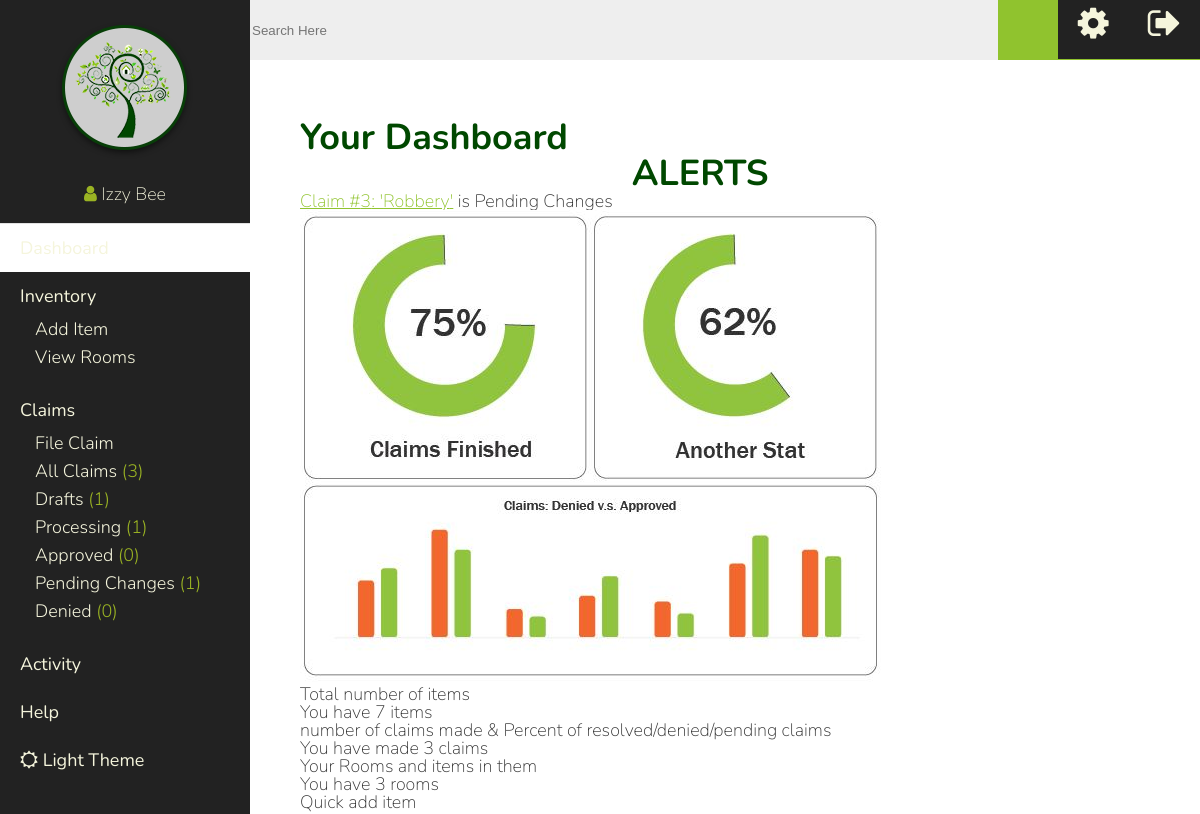
Page /index.php (signed in) on the committed database.
### tables this page shows
CREATE TABLE IF NOT EXISTS `company_details` (
  `id` int(11) NOT NULL,
  `logo` varchar(60) DEFAULT NULL,
  `name` varchar(60) NOT NULL,
  `address` varchar(60) NOT NULL,
  `city` varchar(60) NOT NULL,
  `state` varchar(20) NOT NULL,
  `zip` varchar(10) NOT NULL,
  `phone` varchar(20) NOT NULL,
  `content` varchar(500) NOT NULL
);

CREATE TABLE IF NOT EXISTS `claims` (
  `id` int(11) NOT NULL,
  `status_id` int(7) NOT NULL,
  `datetime` varchar(60) NOT NULL,
  `title` varchar(60) NOT NULL,
  `notes` varchar(999) NOT NULL,
  `claim_type` int(7) NOT NULL,
  `user_id` int(7) NOT NULL,
  `updated` varchar(10) NOT NULL
);

CREATE TABLE IF NOT EXISTS `status_types` (
  `id` int(11) NOT NULL,
  `name` varchar(60) NOT NULL
);

### alerts.php (the view)
<?php
$alerts_query  = "SELECT * FROM claims WHERE user_id={$_SESSION['user_id']} AND status_id != 0 AND status_id != 1 ";
$alertresult = mysqli_query($connection, $alerts_query);
if($alertresult){
    echo "<h1>ALERTS</h1>";
    foreach($alertresult as $show_alert){
        $status_query  = "SELECT * FROM status_types WHERE id={$show_alert['status_id']}";
        $status_result = mysqli_query($connection, $status_query);
        if($status_result){
            $status_array=mysqli_fetch_assoc($status_result);
            $status=$status_array['name'];
        }
         echo "<a href=\"claim_details.php?id=".$show_alert['id']."\">Claim #".$show_alert['id'].": '".$show_alert['title']."'</a> is ".$status."<br/>";
        }
    }
?>

### inc/header.php (shortened to what this page needs)
<!DOCTYPE html>
<html>
    <head>
        <?php if(isset($_SESSION['theme'])){
        if($_SESSION['theme']==1){
                     ?>
                    <link rel="stylesheet" href="css/style.css">
                    <link rel="stylesheet" href="css/dark-theme.css">
            <?php  }else{
                      ?>
                    <link rel="stylesheet" href="css/style.css">
            <?php   }
        }else{ ?>
            <link rel="stylesheet" href="css/style.css">
        <?php } ?>
        <link rel="stylesheet" href="//maxcdn.bootstrapcdn.com/font-awesome/4.3.0/css/font-awesome.min.css">
    </head>
<body>
<div class="wrapper">
<nav>
	<div class= 'logo_user'>
    <?php
        $logo_query="SELECT * FROM company_details";
        $logo_found=mysqli_query($connection, $logo_query);;
        if($logo_found){
            $details=mysqli_fetch_assoc($logo_found);
            $logo=$details['logo'];
        }else{
            $logo="img/under_my_roof_sm.png";
        }
        ?>
    <a href="index.php"><img src="<?php echo $logo; ?>" alt="Greenwell Bank Logo"></a><br>
    <i class="fa fa-user"> </i> <a title="Your Profile" href="profile.php"><?php echo $_SESSION['username']; ?></a>
  </div>
<?php
if($_SESSION['is_employee']==0){
         ?>
        <ul>
         <?php
    if(!isset($current_page) || $current_page=="dashboard"){
                    echo "<li class=\"current_page\"><a href=\"index.php\">Dashboard</a></li>";
                }else{
                   echo " <li><a href=\"index.php\">Dashboard</a></li>";
                }
            ?>
                <?php
                if($current_page=="inventory"){
                    echo "<li class=\"current_page\"><a href='inventory.php'>Inventory</a>";
                    ?>
                     <ul>
                <li><a href="add_item.php">Add Item</a></li>
                <li><a href="rooms.php">View Rooms</a></li>
            </ul> </li>
               <?php
                }else{
                   echo " <li><a href='inventory.php'>Inventory</a> ";
                     ?>
                     <ul>
                <li><a href="add_item.php">Add Item</a></li>
                <li><a href="rooms.php">View Rooms</a></li>
            </ul> </li>
               <?php
                }
            if($current_page=="claims"){ ?>
            <li class="current_page"><a href="claim_history.php">Claims</a>
            <ul>
               <li><a href="file_new_claim.php">File Claim</a></li>
          <?php
            $all_query  = "SELECT COUNT(*) as total FROM claims WHERE user_id={$_SESSION['user_id']}";
            $all_result = mysqli_query($connection, $all_query);
            $data=mysqli_fetch_assoc($all_result);
            $pending_query  = "SELECT COUNT(*) as total FROM claims WHERE user_id={$_SESSION['user_id']} AND status_id=0";
            $pending_result = mysqli_query($connection, $pending_query);
            $pdata=mysqli_fetch_assoc($pending_result);
            $draft_query  = "SELECT COUNT(*) as total FROM claims WHERE user_id={$_SESSION['user_id']} AND status_id=1";
            $draft_result = mysqli_query($connection, $draft_query);
            $drdata=mysqli_fetch_assoc($draft_result);
            $changes_query  = "SELECT COUNT(*) as total FROM claims WHERE user_id={$_SESSION['user_id']} AND status_id=4";
            $changes_result = mysqli_query($connection, $changes_query);
            $cdata=mysqli_fetch_assoc($changes_result);
            $approved_query  = "SELECT COUNT(*) as total FROM claims WHERE user_id={$_SESSION['user_id']} AND status_id=2";
            $approved_result = mysqli_query($connection, $approved_query);
            $adata=mysqli_fetch_assoc($approved_result);
            $denied_query  = "SELECT COUNT(*) as total FROM claims WHERE user_id={$_SESSION['user_id']} AND status_id=3";
            $denied_result = mysqli_query($connection, $denied_query);
            $ddata=mysqli_fetch_assoc($denied_result);
        ?>
           <li><a href="claim_history.php">All Claims</a> (<?php echo $data['total']; ?>)</li>
           <li><a href="claim_history.php?draft">Drafts</a> (<?php echo $drdata['total']; ?>)</li>
           <li><a href="claim_history.php?pending">Processing</a> (<?php echo $pdata['total']; ?>)</li>
           <li><a href="claim_history.php?approved">Approved</a> (<?php echo $adata['total']; ?>)</li>
           <li><a href="claim_history.php?changes">Pending Changes</a> (<?php echo $cdata['total']; ?>)</li>
           <li><a href="claim_history.php?denied">Denied</a> (<?php echo $ddata['total']; ?>)</li>
            </ul></li>
<?php }else{ ?>
               <li><a href="claim_history.php">Claims</a>
            <ul>
              <li><a href="file_new_claim.php">File Claim</a></li>
          <?php
            $all_query  = "SELECT COUNT(*) as total FROM claims WHERE user_id={$_SESSION['user_id']}";
            $all_result = mysqli_query($connection, $all_query);
            $data=mysqli_fetch_assoc($all_result);
            $pending_query  = "SELECT COUNT(*) as total FROM claims WHERE user_id={$_SESSION['user_id']} AND status_id=0";
            $pending_result = mysqli_query($connection, $pending_query);
            $pdata=mysqli_fetch_assoc($pending_result);
            $draft_query  = "SELECT COUNT(*) as total FROM claims WHERE user_id={$_SESSION['user_id']} AND status_id=1";
            $draft_result = mysqli_query($connection, $draft_query);
            $drdata=mysqli_fetch_assoc($draft_result);
            $changes_query  = "SELECT COUNT(*) as total FROM claims WHERE user_id={$_SESSION['user_id']} AND status_id=4";
            $changes_result = mysqli_query($connection, $changes_query);
            $cdata=mysqli_fetch_assoc($changes_result);
            $approved_query  = "SELECT COUNT(*) as total FROM claims WHERE user_id={$_SESSION['user_id']} AND status_id=2";
            $approved_result = mysqli_query($connection, $approved_query);
            $adata=mysqli_fetch_assoc($approved_result);
            $denied_query  = "SELECT COUNT(*) as total FROM claims WHERE user_id={$_SESSION['user_id']} AND status_id=3";
            $denied_result = mysqli_query($connection, $denied_query);
            $ddata=mysqli_fetch_assoc($denied_result);
        ?>
           <li><a href="claim_history.php">All Claims</a> (<?php echo $data['total']; ?>)</li>
           <li><a href="claim_history.php?draft">Drafts</a> (<?php echo $drdata['total']; ?>)</li>
           <li><a href="claim_history.php?pending">Processing</a> (<?php echo $pdata['total']; ?>)</li>
           <li><a href="claim_history.php?approved">Approved</a> (<?php echo $adata['total']; ?>)</li>
           <li><a href="claim_history.php?changes">Pending Changes</a> (<?php echo $cdata['total']; ?>)</li>
           <li><a href="claim_history.php?denied">Denied</a> (<?php echo $ddata['total']; ?>)</li>
            </ul></li>
   <?php }
             if($current_page=="activity"){ ?>
            <li class="current_page"><a href="activity.php">Activity</a></li>
            <?php }else{ ?>
             <li><a href="activity.php">Activity</a></li>
           <?php  }
            if($current_page=="help"){?>
            <li class="current_page"><a href="help.php">Help</a></li>
             <?php }else{ ?>
              <li><a href="help.php">Help</a></li>
              <?php  } ?>
        </ul>
<?php }  ?>
            <ul id="themes">
                 <?php if(isset($_SESSION['theme'])){
            if($_SESSION['theme']==1){
                  echo "<li><a href=\"edit.php?theme\"><i class=\"fa fa-sun-o\"></i> Light Theme</a></li>";
                    }else{
                    echo "<li><a href=\"edit.php?theme\"><i class=\"fa fa-moon-o\"></i> Dark Theme</a></li>";
                    }
                }else{
            echo "<li><a href=\"edit.php?theme\"><i class=\"fa fa-moon-o\"></i> Dark Theme</a></li>";
            }
        ?>
             </ul>
          </nav>
<header>
    <div class="search_container">
        <form class='search' action="search.php" method="POST">
	        <input type="search" placeholder='Search Here' name="query" id="searchbar">
	        <input type="submit" name="search" id="nav_search" value="">
	    </form>
	</div>
    <div class="account_links">
        <div>
        	<a title="Manage Account Settings" href="settings.php?user=<?php echo $_SESSION['user_id'] ?>"><i class="fa fa-cog fa-2x"></i></a>
        </div>
        <div>
        	<a title="Log Out" href="logout.php"><i class="fa fa-sign-out fa-2x"></i></a>
        </div>
    </div>
</header>
        <div class="clearfix" id="page">

### css/style.css (style rules this page uses)
html, body, div, span, applet, object, iframe, h1, h2, h3, h4, h5, h6, p, blockquote, pre, a, abbr, acronym, address, big, cite, code, del, dfn, em, img, ins, kbd, q, s, samp, small, strike, strong, sub, sup, tt, var, b, u, i, center, dl, dt, dd, ol, ul, li, fieldset, form, label, legend, table, caption, tbody, tfoot, thead, tr, th, td, article, aside, canvas, details, embed, figure, figcaption, footer, header, hgroup, menu, nav, output, ruby, section, summary, time, mark, audio, video { margin: 0; padding: 0; border: 0; font-size: 100%; font: inherit; vertical-align: baseline; }
article, aside, details, figcaption, figure, footer, header, hgroup, menu, nav, section { display: block; }
body { line-height: 1; }
ol, ul { list-style: none; }
html { -webkit-box-sizing: border-box; -moz-box-sizing: border-box; box-sizing: border-box; }
*, *:before, *:after { -webkit-box-sizing: inherit; -moz-box-sizing: inherit; box-sizing: inherit; }
body { font-size: 18px; font-family: 'Nunito', sans-serif; font-weight: 100; color: #333; margin: 0; margin-right: 100px; }
h1 { font-size: 2em; font-weight: 700; color:#004800; text-align: center; }
a { color:#90C32E; }
nav { background: #eee; width: 250px; position:fixed; top:0px; bottom:0px; left:0px; right:0px; color:#333; font-size: 1em; }
nav a { color:#333; text-decoration: none; }
nav ul > li { padding: 15px 20px; font-weight:400; }
nav ul li ul li { padding:5px 15px; font-weight: 300; }
nav ul li ul li:nth-of-type(1) { padding-top:15px; }
.logo_user { text-align: center; padding-bottom:20px; border-bottom: 1px solid #e1e1e1 }
.logo_user img { margin: 20px 0; }
header { background: #eee; height: 60px; position: fixed; top: 0; left:250px; width: calc(100% - 250px); z-index: 999; border-bottom: 1px solid #90C32E; }
header > div { float:left; }
.account_links { width:15%; }
.account_links >div { min-width: 60px; width:50%; color:#333; padding:5px; height:60px; float:left; text-align: center; }
.search_container { width:85%; }
.search input[type="submit"] { width:60px; height:60px; background:#90C32E; border:none; }
.search input[type='search'] { width:95%; width:calc(100% - 60px); height:60px; border-right:1px solid #90C32E; background-color: #eee; border:none; }
.search input { float:left; }
.current_page { background:white; }
#page { margin-left: 300px; margin-top: 120px; }
.clearfix:after { visibility: hidden; display: block; font-size: 0; content: " "; clear: both; height: 0; }
.clearfix { display: inline-block; }
.clearfix { display: block; }
input,textarea { border:none; outline:none; }

### css/dark-theme.css (style rules this page uses)
header, nav { background: #222; color: rgba(154,179,35,1); }
header a, nav a { color: beige; }

### rows in the picture
company_details: logo (picture)
claims: id "3", title "Robbery", status_types.name "Pending Changes"

### other values in the picture
$_SESSION['username'] "Izzy Bee"
$data['total'] "3"
$drdata['total'] "1"
$pdata['total'] "1"
$adata['total'] "0"
$cdata['total'] "1"
$ddata['total'] "0"
$num_items "7"
$num_claims "3"
$num_rooms "3"
